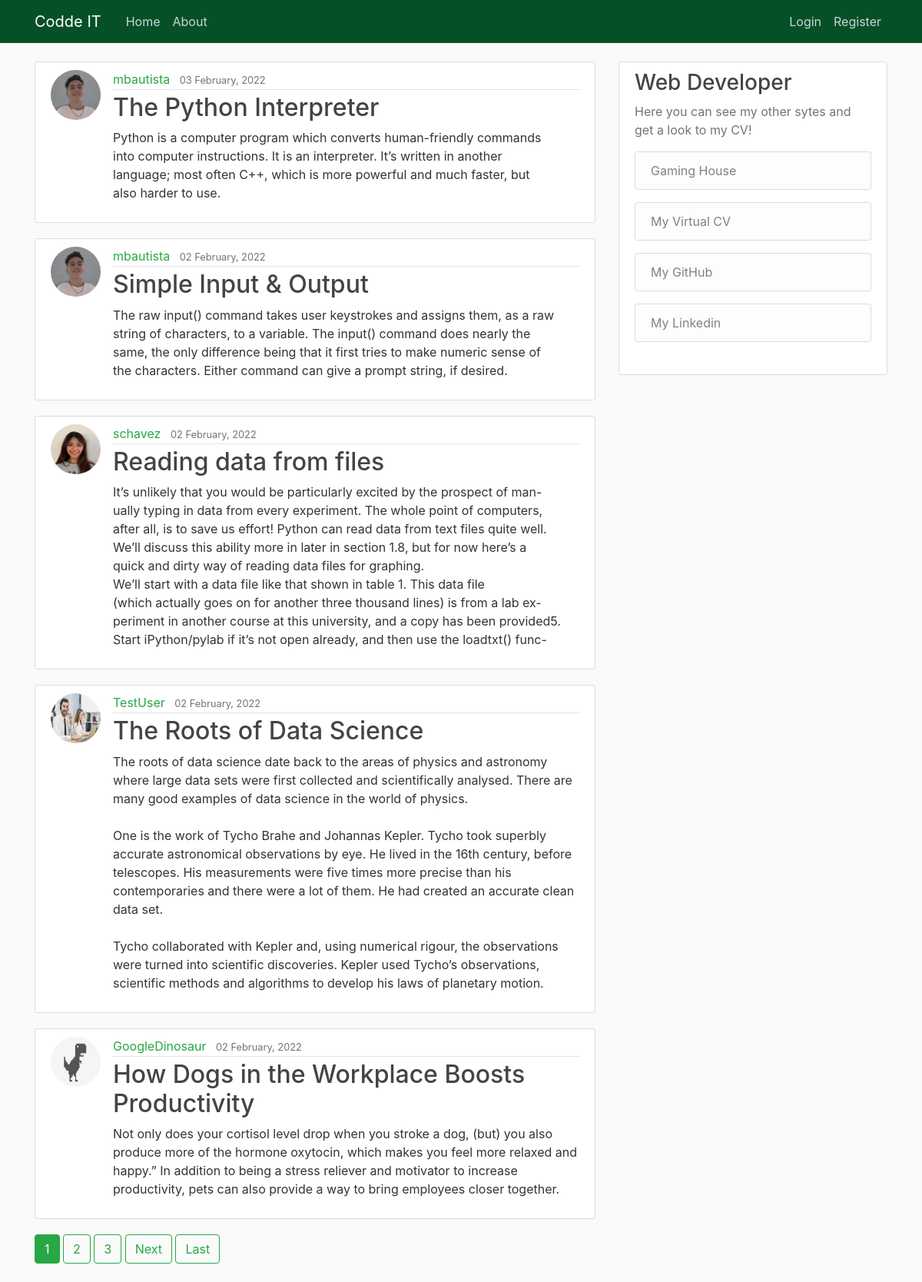
The page / on the database its author committed.
### blog/models.py (models this page shows, shortened)
class Post(models.Model):
    title = models.CharField(max_length=100)
    content = models.TextField()
    date_posted = models.DateTimeField(default=timezone.now)
    author = models.ForeignKey(User, on_delete=models.CASCADE)

### users/models.py (models this page shows, shortened)
class Profile(models.Model):
    user = models.OneToOneField(User, on_delete=models.CASCADE)
    image = models.ImageField(default='default.jpg', upload_to='profile_pics')

### blog/views.py (the view)
# urls.py: path('', PostListView.as_view(), name='blog-home'),
class PostListView(ListView):
    model = Post
    template_name = 'blog/home.html'
    context_object_name = 'posts'
    ordering = ['-date_posted']
    paginate_by = 5

### blog/templates/blog/home.html (shortened to what this page needs)
{% extends "blog/base.html" %}
{% block content %}
    {% for post in posts %}
    <article class="media content-section">
        <img class="rounded-circle article-img" src="{{ post.author.profile.image.url }}">
        <div class="media-body">
          <div class="article-metadata">
            <a class="mr-2 text-success" href="{% url 'user-posts' post.author.username %}">{{ post.author }}</a>
            <small class="text-muted">{{ post.date_posted|date:"d F, Y" }}</small>
          </div>
          <h2><a class="article-title" href="{% url 'post-detail' post.id %}">{{ post.title }}</a></h2>
          <p class="article-content">{{ post.content }}</p>
        </div>
      </article>
    {% endfor %}
    {% if is_paginated %}
    {% for num in page_obj.paginator.page_range %}
      {% if page_obj.number == num %}
        <a class="btn btn-success mb-4" href="?page={{ num }}">{{ num }}</a>
      {% elif num > page_obj.number|add:'-3' and num < page_obj.number|add:'3' %}
        <a class="btn btn-outline-success mb-4" href="?page={{ num }}">{{ num }}</a>
      {% endif %}
    {% endfor %}
    {% if page_obj.has_next %}
      <a class="btn btn-outline-success mb-4" href="?page={{ page_obj.next_page_number }}">Next</a>
      <a class="btn btn-outline-success mb-4" href="?page={{ page_obj.paginator.num_pages }}">Last</a>
    {% endif %}
  {% endif %}
{% endblock content %}

### blog/templates/blog/base.html (shortened to what this page needs)
{% load static %}
<!DOCTYPE html>
<html>
<head>
    <link rel="stylesheet" href="https://stackpath.bootstrapcdn.com/bootstrap/4.3.1/css/bootstrap.min.css">
    <link rel="stylesheet" type="text/css" href="{% static 'blog/main.css' %}">
</head>
<body>
    <header class="site-header">
        <nav class="navbar navbar-expand-md navbar-dark bg-steel fixed-top">
          <div class="container">
            <a class="navbar-brand mr-4" href="{% url 'blog-home' %}">Codde IT</a>
            <div class="collapse navbar-collapse" id="navbarToggle">
              <div class="navbar-nav mr-auto">
                <a class="nav-item nav-link" href="{% url 'blog-home' %}">Home</a>
                <a class="nav-item nav-link" href="{% url 'blog-about' %}">About</a>
              </div>
              <div class="navbar-nav">
                {% if user.is_authenticated %}
                <a class="nav-item nav-link" href="{% url 'post-create' %}">New Post</a>
                <a class="nav-item nav-link" href="{% url 'logout' %}">Logout</a>
                <a class="nav-item nav-link" href="{% url 'profile' %}">Welcome {{ user }}</a>
                <img class="rounded-circle" src="{{ user.profile.image.url }}" width="40" height="40">
                {% else %}
                <a class="nav-item nav-link" href="{% url 'login' %}">Login</a>
                <a class="nav-item nav-link" href="{% url 'register' %}">Register</a>
                {% endif %}
              </div>
            </div>
          </div>
        </nav>
    </header>
    <main role="main" class="container">
        <div class="row">
          <div class="col-md-8">
            {% block content %}{% endblock %}
          </div>
          <div class="col-md-4">
            <div class="content-section">
              <h3>Web Developer</h3>
              <p class='text-muted'>Here you can see my other sytes and get a look to my CV!
                <ul class="list-group">
                  <p><a href="http://mbautista.pythonanywhere.com/" class="list-group-item list-group-item-light">Gaming House</a></p>
                  <p><a href="http://cvbautista.pythonanywhere.com/" class="list-group-item list-group-item-light">My Virtual CV</a></p>
                  <p><a href="https://github.com/manubautista/" class="list-group-item list-group-item-light">My GitHub</a></p>
                  <p><a href="https://www.linkedin.com/in/manuel-bautista-695382156/" class="list-group-item list-group-item-light">My Linkedin</a></p>
                </ul>
              </p>
            </div>
          </div>
        </div>
    </main>
</body>
</html>

### blog/static/blog/main.css (style rules this page uses)
body { background: #fafafa; color: #333333; margin-top: 5rem; }
h1, h2, h3, h4, h5, h6 { color: #444444; }
ul { margin: 0; }
.bg-steel { background-color: #065027; }
.site-header .navbar-nav .nav-link { color: #cbd5db; }
.content-section { background: #ffffff; padding: 10px 20px; border: 1px solid #dddddd; border-radius: 3px; margin-bottom: 20px; }
.article-title { color: #444444; }
.article-content { white-space: pre-line; }
.article-img { height: 65px; width: 65px; margin-right: 16px; }
.article-metadata { padding-bottom: 1px; margin-bottom: 4px; border-bottom: 1px solid #e3e3e3 }

### rows shown on the page
Post: author.profile.image (picture), author "mbautista", date_posted "03 February, 2022", title "The Python Interpreter", content "Python is a computer program which converts human-friendly commands into computer instructions. It is an interpreter. It’s written in another language; most often C++, which is more powerful and much faster, but also harder to use."
Post: author.profile.image (picture), author "mbautista", date_posted "02 February, 2022", title "Simple Input & Output", content "The raw input() command takes user keystrokes and assigns them, as a raw string of characters, to a variable. The input() command does nearly the same, the only difference being that it first tries to make numeric sense of the characters. Either command can give a prompt string, if desired."
Post: author.profile.image (picture), author "schavez", date_posted "02 February, 2022", title "Reading data from files", content "It’s unlikely that you would be particularly excited by the prospect of man- ually typing in data from every experiment. The whole point of computers, after all, is to save us effort! Python can read data from text files quite well. We’ll discuss this ability more in later in section 1.8, but for now here’s a quick and dirty way of reading data files for graphing. We’ll start with a data file like that shown in table 1. This data file (which actually goes on for another three thousand lines) is from a lab ex- periment in another course at this university, and a copy has been provided5. Start iPython/pylab if it’s not open already, and then use the loadtxt() func-"
Post: author.profile.image (picture), author "TestUser", date_posted "02 February, 2022", title "The Roots of Data Science", content "The roots of data science date back to the areas of physics and astronomy where large data sets were first collected and scientifically analysed. There are many good examples of data science in the world of physics. One is the work of Tycho Brahe and Johannas Kepler. Tycho took superbly accurate astronomical observations by eye. He lived in the 16th century, before telescopes. His measurements were five times more precise than his contemporaries and there were a lot of them. He had created an accurate clean data set. Tycho collaborated with Kepler and, using numerical rigour, the observations were turned into scientific discoveries. Kepler used Tycho’s observations, scientific methods and…"
Post: author.profile.image (picture), author "GoogleDinosaur", date_posted "02 February, 2022", title "How Dogs in the Workplace Boosts Productivity", content "Not only does your cortisol level drop when you stroke a dog, (but) you also produce more of the hormone oxytocin, which makes you feel more relaxed and happy.” In addition to being a stress reliever and motivator to increase productivity, pets can also provide a way to bring employees closer together."

### other values the page prints
{{ num }} "1"
{{ num }} "2" "3"
